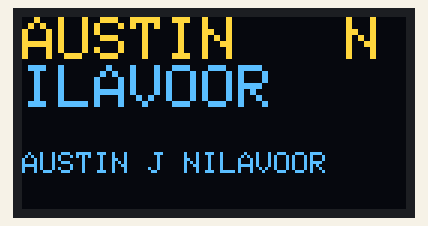
This sketch was run on a simulated Arduino Uno, built with avr-gcc and run on an emulated ATmega328P. Shown: 128×64 one-colour display. The OLED is the two-colour kind (top 16 rows yellow).

Above: at 0.1 s.

The sketch:

oled.ino
```cpp
#include <Wire.h>
// #include <Adafruit_GFX.h>
#include <Adafruit_SH1106.h>

// Declaration for an SSD1306 display connected to I2C (SDA, SCL pins)
#define OLED_RESET -1
Adafruit_SH1106 display(OLED_RESET);


void setup() {
  // put your setup code here, to run once:
  Serial.begin(9600);
  display.begin(SH1106_SWITCHCAPVCC, 0x3C);
  display.clearDisplay();

}

void loop() {

display.clearDisplay();
display.setTextSize(2);
display.setTextColor(WHITE);
display.setCursor(0,0);
display.print("AUSTIN   NILAVOOR");
display.setCursor(0,45);
display.setTextSize(1);
display.print("AUSTIN J NILAVOOR");
display.display();

}
```
